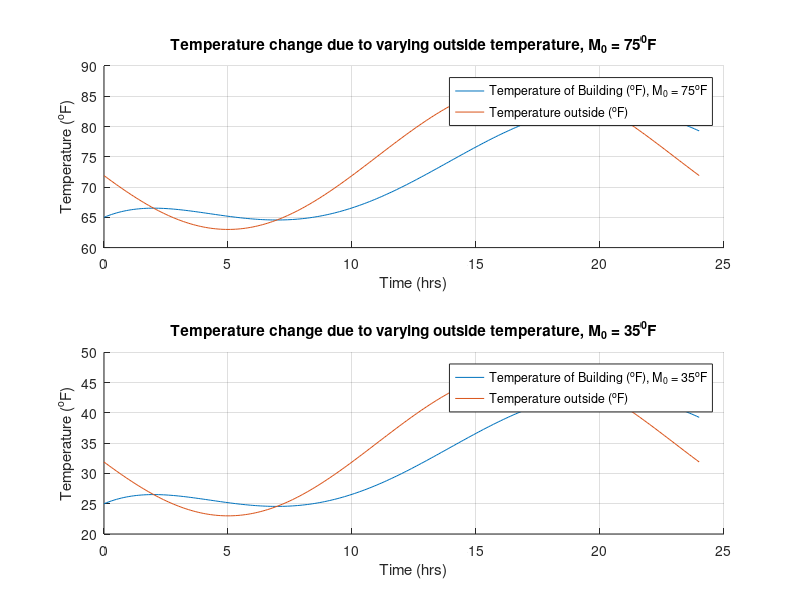

Write the MATLAB code that produced this figure.
clear; close all; clc;

%Time array and constants
tc = 0:.1:24; %s
K = .25; %/s
M_0c1 = 75; %F
M_0c2 = 35; %F

%Integration constant C
Cc = -10+12*K*((cos(-5*pi/12)*(1/K)+(pi/12)*sin(-5*pi/12)*(1/K^2))/(pi^2/(144*K^2)+1));

%Function T(t)
Tc1 = M_0c1 -12*K*((cos((tc-5).*pi./12).*(1/K)+(pi/12)*sin((tc-5).*pi./12).*(1/K^2))./(pi^2/(144*K^2)+1))+Cc./(exp(K*tc));
Mtc = M_0c1 - 12*cos(pi.*(tc-5)./12);
Tc2 = M_0c2 -12*K*((cos((tc-5).*pi./12).*(1/K)+(pi/12)*sin((tc-5).*pi./12).*(1/K^2))./(pi^2/(144*K^2)+1))+Cc./(exp(K*tc));
Mtc2 = M_0c2 - 12*cos(pi.*(tc-5)./12);

%Max value and when
[Tcmax1,tcmax1]=max(Tc1);
[Tcmax2,tcmax2]=max(Tc2);

%Plotting results
figure(1);
subplot(2,1,1);
hold on;
plot(tc,Tc1);
plot(tc,Mtc);
grid on;
xlabel('Time (hrs)');
ylabel('Temperature (^oF)');
title('Temperature change due to varying outside temperature, M_0 = 75^0F');
legend('Temperature of Building (^oF), M_0 = 75^oF','Temperature outside (^oF)');
hold off;

subplot(2,1,2);
hold on;
plot(tc,Tc2);
plot(tc,Mtc2);
grid on;
xlabel('Time (hrs)');
ylabel('Temperature (^oF)');
title('Temperature change due to varying outside temperature, M_0 = 35^0F');
legend('Temperature of Building (^oF), M_0 = 35^oF','Temperature outside (^oF)');
hold off;

%Converting index value to time
tcmaxm = (.1*tcmax1-floor(.1*tcmax1))*60;
tcmaxh = floor(0.1*tcmax1);

tcmaxm2 = (.1*tcmax2-floor(.1*tcmax2))*60;
tcmaxh2 = floor(0.1*tcmax2);

%Printing results
fprintf('(Part C) Max temperature of %2.2f at %g hours and %g minutes for M_0 of 75 F \n',Tcmax1,tcmaxh,tcmaxm);
if Tcmax1<81
    disp('The building does not exceed the max safe temperature of 81 F');
end
if Tcmax1>81
        disp('Equipment will be damaged by the high temperature.');
end

fprintf('(Part C) Max temperature of %2.2f at %g hours and %g minutes for M_0 of 35 F\n',Tcmax2,tcmaxh2,tcmaxm2);
if Tcmax2<81
    disp('The building does not exceed the max safe temperature of 81 F');
end
if Tcmax2>81
        disp('Equipment will be damaged by the high temperature.');
end

